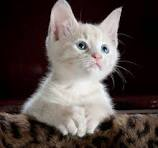
#> input picture download.jpeg, 158 x 148 px
$ jupyter execute --allow-errors learn_decompositions.ipynb
#> lines starting #> are read from the running program, lines starting #| are printed output that depends on the picture
[cell 1]
import numpy as np
import matplotlib.pyplot as plt

# Create a simple "square" pattern matrix
square = np.array([
    [1, 1, 1, 1],
    [1, 0, 0, 1],
    [1, 0, 0, 1],
    [1, 1, 1, 1]
])

# Perform SVD
U, s, Vh = np.linalg.svd(square)

print("Original square pattern:")
print(square)
print("\nSingular values:")
print(s)

# Let's visualize everything step by step
plt.figure(figsize=(15, 10))

# 1. Show original
plt.subplot(231)
plt.imshow(square, cmap='viridis')
plt.title('Original Matrix')
plt.colorbar()

# 2. Show U matrix
plt.subplot(232)
plt.imshow(U, cmap='viridis')
plt.title('U Matrix')
plt.colorbar()

# 3. Show singular values as diagonal matrix
S = np.zeros_like(square, dtype=float)
np.fill_diagonal(S, s)
plt.subplot(233)
plt.imshow(S, cmap='viridis')
plt.title('Σ (Singular Values)')
plt.colorbar()

# 4. Show V transpose
plt.subplot(234)
plt.imshow(Vh, cmap='viridis')
plt.title('V^T Matrix')
plt.colorbar()

# 5. Show reconstruction
reconstruction = U @ S @ Vh
plt.subplot(235)
plt.imshow(reconstruction, cmap='viridis')
plt.title('Reconstructed (All Components)')
plt.colorbar()

# 6. Show compressed version (using only top 2 singular values)
S_compressed = np.zeros_like(square, dtype=float)
np.fill_diagonal(S_compressed, [s[0], s[1], 0, 0])  # Keep only top 2 values
compressed = U @ S_compressed @ Vh
plt.subplot(236)
plt.imshow(compressed, cmap='viridis')
plt.title('Compressed (2 Components)')
plt.colorbar()

plt.tight_layout()
plt.show()
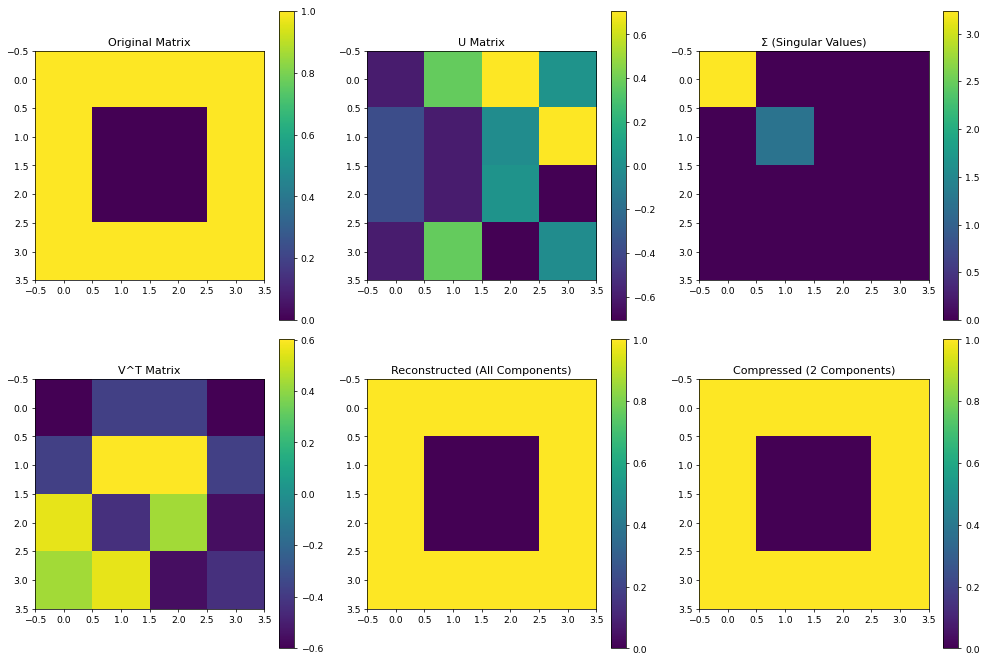
#> figure drawn by matplotlib, 12 panels

# Let's also see how reconstruction works step by step
print("\nStep-by-step reconstruction:")
print("\n1. Original singular values:")
print(s)

print("\n2. Reconstruction using only first component:")
S1 = np.zeros_like(square, dtype=float)
S1[0, 0] = s[0]
reconstruction1 = U @ S1 @ Vh
print(reconstruction1.round(2))

print("\n3. Reconstruction using first two components:")
S2 = np.zeros_like(square, dtype=float)
S2[0, 0] = s[0]
S2[1, 1] = s[1]
reconstruction2 = U @ S2 @ Vh
print(reconstruction2.round(2))

# Show how much each singular value contributes to the total
total_energy = np.sum(s**2)
print("\nContribution of each singular value:")
for i, singular_value in enumerate(s):
    contribution = (singular_value**2) / total_energy * 100
    print(f"Singular value {i+1}: {contribution:.1f}%")

# Let's visualize the reconstruction process step by step
plt.figure(figsize=(15, 5))

for i in range(len(s)):
    # Create S matrix with i+1 singular values
    S_partial = np.zeros_like(square, dtype=float)
    np.fill_diagonal(S_partial, s[:i+1])
    reconstruction_partial = U @ S_partial @ Vh

    plt.subplot(1, 4, i+1)
    plt.imshow(reconstruction_partial, cmap='viridis')
    plt.title(f'Using {i+1} components')
    plt.colorbar()

plt.tight_layout()
plt.show()
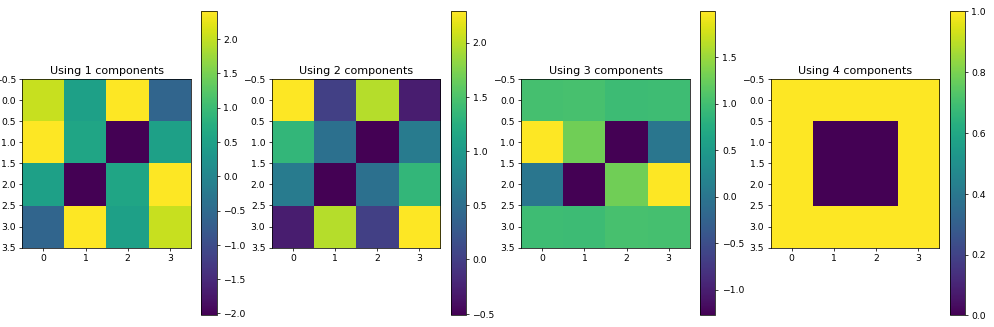
#> figure drawn by matplotlib, 8 panels

# Understanding Matrix and Tensor Decompositions: An Intuitive Guide

## 1. Singular Value Decomposition (SVD)

Think of SVD as breaking down a transformation into three simpler steps:
1. Rotate/flip (V^T)
2. Stretch/shrink (Σ)
3. Rotate/flip again (U)

When we write $$A = U\Sigma V^T$$, we're saying:

```
[Original Matrix] = [Rotation 1] × [Stretching] × [Rotation 2]
```

[cell 2]
import numpy as np

# Let's take an original matrix A
A = np.array([[1, 2],
              [3, 4]])

# When we do SVD
U, s, Vh = np.linalg.svd(A)

print("Original matrix A:")
print(A)
print("\nIts components after decomposition:")
print("U:")
print(U)
print("\nSingular values (Σ):")
print(s)
print("\nV^T:")
print(Vh)

# We can reconstruct A by multiplying these components
Sigma = np.diag(s)  # Turn singular values into diagonal matrix
A_reconstructed = U @ Sigma @ Vh
print("\nReconstructed A:")
print(A_reconstructed)

[cell 3]
# Original high-dimensional data matrix
A = np.random.rand(100, 100)

# Decompose it
U, s, Vh = np.linalg.svd(A)

# Now we can see:
# - Principal components (in V^T)
# - Their importance (in s)
# - How they map to output (in U)

# We can also compress by keeping only top k components
k = 10
A_compressed = U[:,:k] @ np.diag(s[:k]) @ Vh[:k,:]

### Visual Example:
Let's see how SVD transforms a simple square:

[cell 4]
import numpy as np
from matplotlib import pyplot as plt

# Create points for a square
square = np.array([[0,0], [1,0], [1,1], [0,1], [0,0]])

# Transform it with matrix A
A = np.array([[2, 1], [1, 2]])
transformed = square @ A

# Plot original and transformed
plt.plot(square[:,0], square[:,1], 'b-', label='Original')
plt.plot(transformed[:,0], transformed[:,1], 'r-', label='Transformed')
plt.legend()
plt.axis('equal')
plt.grid(True)
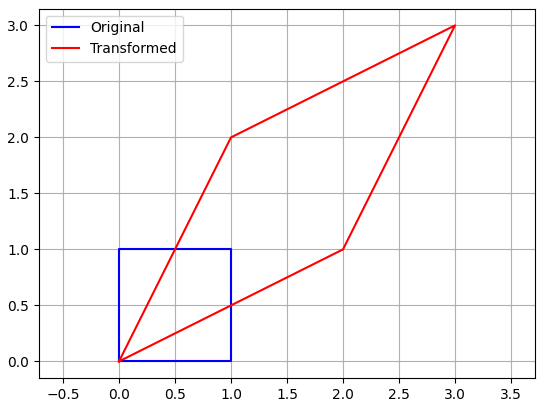
#> figure drawn by matplotlib, 1 panel

### Real-world analogy:
Think of it like taking a photo (matrix) and breaking it down into:
- Basic patterns (U)
- How important each pattern is (Σ)
- How to combine them (V^T)

This is why SVD is great for compression - you can keep the most important patterns (largest values in Σ) and throw away the rest!

## 2. Eigendecomposition

For a square matrix A: $$A = Q\Lambda Q^{-1}$$

Think of eigendecomposition as finding the "natural directions" (eigenvectors) and "stretching factors" (eigenvalues) of a transformation.

### Visual Example:
Imagine pushing on a spring:
- The direction it naturally moves (compresses/extends) is an eigenvector
- How much it moves is the eigenvalue
- All other movements can be described in terms of these natural directions

### Real-world example:
In physics, eigendecomposition helps find:
- Natural vibration modes of a bridge
- Stable orbits of planets
- Quantum states of particles

## 3. LU Decomposition

$$A = LU$$
where L is lower triangular and U is upper triangular.

Think of it like solving a puzzle in steps:
- L (Lower): What steps do you take?
- U (Upper): In what order?

### Visual Example:
```
Original Matrix:    L (Lower):        U (Upper):
[4  3]           [1  0]           [4  3]
[6  3]     =     [1.5  1]    ×    [0  -1.5]
```

### Real-world analogy:
Like organizing a task list:
- L: Dependencies (what must be done before what)
- U: Actual tasks to complete

## 4. Tensor Decompositions

### CP (CANDECOMP/PARAFAC) Decomposition

Think of CP as finding the "building blocks" of a 3D (or higher) array.

Visual representation of a 3D tensor decomposition:
```
3D Tensor ≈ sum of (vector₁ ⊗ vector₂ ⊗ vector₃)
```

### Real-world example:
Imagine a dataset of:
- Customers
- Products
- Time

CP decomposition might reveal:
- Customer groups
- Product categories
- Seasonal patterns

### Tucker Decomposition

Like SVD but for higher dimensions. Instead of just rows and columns, you can have any number of dimensions.

Visual representation:
```
3D Tensor ≈ Core tensor × Matrix₁ × Matrix₂ × Matrix₃
```

## 5. When to Use Each

### Use SVD when:
- Doing dimensionality reduction
- Compressing data
- Finding patterns in 2D data
- Working with images
- Need optimal low-rank approximation

### Use Eigendecomposition when:
- Working with square matrices
- Studying dynamical systems
- Need to find principal directions
- Doing PCA
- Analyzing vibrations/oscillations

### Use LU Decomposition when:
- Solving linear equations
- Need fast numerical solutions
- Working with triangular systems
- Doing Gaussian elimination

### Use Tensor Decompositions when:
- Have multi-dimensional data
- Analyzing temporal patterns
- Working with multi-modal data
- Need to find hidden patterns in complex data

## 6. Simple Implementations

### SVD Example:

[cell 5]
def simple_svd_compression(image, k):
    """Compress image keeping top k components."""
    U, s, Vh = np.linalg.svd(image)
    # Reconstruct using only top k singular values
    compressed = U[:,:k] @ np.diag(s[:k]) @ Vh[:k,:]
    return compressed

# Usage:
img = plt.imread('./download.jpeg')
#> img is the input picture: shape (148, 158, 3); mean R, G, B 84, 73.5, 70.3
#> (the rest of this cell did not finish here and is left out)

#> in simple_svd_compression, `U, s, Vh = np.linalg.svd(image)`: s = 148 rows, first 8: [793.3, 116.8, 10.34], [890.8, 117.3, 9.16], [997.6, 117.6, 9.12], [1068.4, 117.5, 8.36], [1150.5, 117.3, 7.19], [1218.2, 115.7, 7.19], [1272.6, 114.4, 7.03], [1351.5, 112.8, 6.7]

### Eigendecomposition Example:

[cell 6]
def find_principal_directions(data):
    """Find main directions in your data."""
    # Calculate covariance matrix
    cov = data.T @ data
    # Get eigenvalues and eigenvectors
    eigenvals, eigenvecs = np.linalg.eig(cov)
    # Sort by importance
    idx = eigenvals.argsort()[::-1]
    return eigenvals[idx], eigenvecs[:,idx]

## 7. Visual Examples of Applications

### Image Compression (SVD):

[cell 7]
import numpy as np
from PIL import Image

# Load image
#> (the rest of this cell did not finish here and is left out)

## 8. Common Pitfalls and Solutions

1. **Numerical Stability**
   - Problem: Large condition numbers
   - Solution: Use scaled/normalized data

2. **Computational Cost**
   - Problem: Large matrices
   - Solution: Use randomized methods

3. **Memory Issues**
   - Problem: Can't fit in memory
   - Solution: Use incremental/streaming methods

4. **Complex Numbers**
   - Problem: Eigenvalues can be complex
   - Solution: Use real Schur decomposition

Remember:
- Matrix decompositions are like LEGO bricks - they break down complicated things into simpler pieces
- Different decompositions highlight different aspects of your data
- Choose the right decomposition based on your needs:
  - Need compression? → SVD
  - Need to understand dynamics? → Eigendecomposition
  - Need to solve equations? → LU
  - Have multi-dimensional data? → Tensor decompositions

Would you like me to elaborate on any of these concepts or show more detailed examples?

[cell 8]
import numpy as np
from scipy import linalg

# Matrix and Tensor Decomposition: From Basics to Advanced

## 1. Matrix Decomposition Fundamentals

### 1.1 Singular Value Decomposition (SVD)
The fundamental matrix decomposition: $$A = U\Sigma V^T$$

[cell 9]
# Create a sample matrix
A = np.array([[1, 2, 3],
              [4, 5, 6],
              [7, 8, 9]])
#> A = [[1, 2, 3], [4, 5, 6], [7, 8, 9]]

# Perform SVD
U, s, Vh = np.linalg.svd(A)
#> U = [[-0.215, 0.887, 0.408], [-0.521, 0.25, -0.816], [-0.826, -0.388, 0.408]]; s = [16.85, 1.07, 3.33e-16]; Vh = [[-0.48, -0.572, -0.665], [-0.777, -0.0757, 0.625], [-0.408, 0.816, -0.408]]

# Reconstruct matrix
Sigma = np.zeros_like(A, dtype=float)
#> Sigma = [[0, 0, 0], [0, 0, 0], [0, 0, 0]]
np.fill_diagonal(Sigma, s)
A_reconstructed = U @ Sigma @ Vh
#> A_reconstructed = [[1, 2, 3], [4, 5, 6], [7, 8, 9]]

print(f"Original matrix:\n{A}")
#| Original matrix:
#| [[1 2 3]
#|  [4 5 6]
#|  [7 8 9]]
print(f"\nReconstructed matrix:\n{A_reconstructed}")
#| Reconstructed matrix:
#| [[1. 2. 3.]
#|  [4. 5. 6.]
#|  [7. 8. 9.]]

### 1.2 Eigendecomposition
For square matrices: $$A = Q\Lambda Q^{-1}$$

[cell 10]
# Only for square matrices
eigenvalues, eigenvectors = np.linalg.eig(A)
#> eigenvalues = [16.12, -1.12, -9.76e-16]; eigenvectors = [[-0.232, -0.786, 0.408], [-0.525, -0.0868, -0.816], [-0.819, 0.612, 0.408]]

# Reconstruction
Lambda = np.diag(eigenvalues)
#> Lambda = [[16.12, 0, 0], [0, -1.12, 0], [0, 0, -9.76e-16]]
A_reconstructed = eigenvectors @ Lambda @ np.linalg.inv(eigenvectors)

### 1.3 LU Decomposition
For square matrices: $$A = LU$$

[cell 11]
# LU decomposition
P, L, U = linalg.lu(A)
#> P = [[0, 1, 0], [0, 0, 1], [1, 0, 0]]; L = [[1, 0, 0], [0.143, 1, 0], [0.571, 0.5, 1]]; U = [[7, 8, 9], [0, 0.857, 1.71], [0, 0, 0]]

# Reconstruction
A_reconstructed = P @ L @ U
